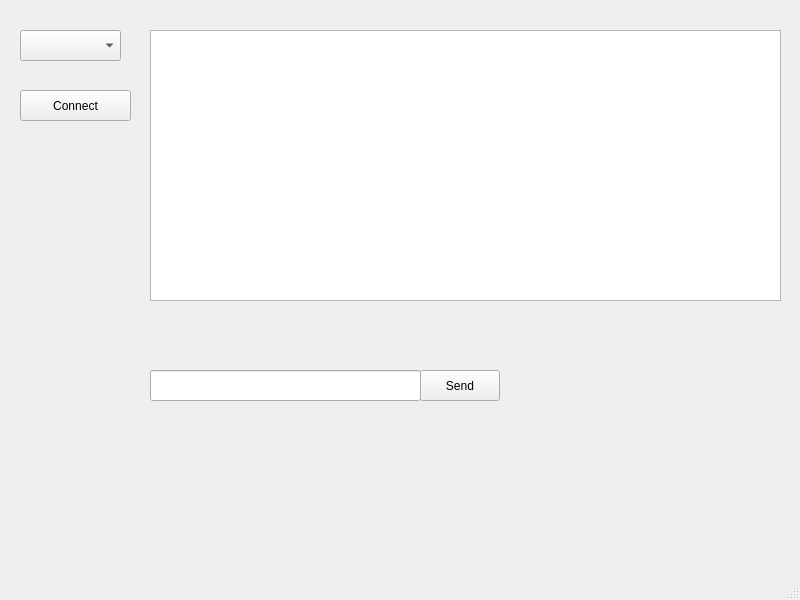
<?xml version="1.0" encoding="UTF-8"?>
<ui version="4.0">
 <class>MainWindow</class>
 <widget class="QMainWindow" name="MainWindow">
  <property name="geometry">
   <rect>
    <x>0</x>
    <y>0</y>
    <width>800</width>
    <height>600</height>
   </rect>
  </property>
  <property name="windowTitle">
   <string>MainWindow</string>
  </property>
  <widget class="QWidget" name="centralwidget">
   <widget class="QPushButton" name="connectPushButton">
    <property name="geometry">
     <rect>
      <x>20</x>
      <y>90</y>
      <width>111</width>
      <height>31</height>
     </rect>
    </property>
    <property name="text">
     <string>Connect</string>
    </property>
   </widget>
   <widget class="QTextBrowser" name="outputTextBrowser">
    <property name="geometry">
     <rect>
      <x>150</x>
      <y>30</y>
      <width>631</width>
      <height>271</height>
     </rect>
    </property>
   </widget>
   <widget class="QLineEdit" name="inputLineEdit">
    <property name="geometry">
     <rect>
      <x>150</x>
      <y>370</y>
      <width>271</width>
      <height>31</height>
     </rect>
    </property>
   </widget>
   <widget class="QComboBox" name="serialComboBox">
    <property name="geometry">
     <rect>
      <x>20</x>
      <y>30</y>
      <width>101</width>
      <height>31</height>
     </rect>
    </property>
   </widget>
   <widget class="QPushButton" name="sendPushButton">
    <property name="geometry">
     <rect>
      <x>420</x>
      <y>370</y>
      <width>80</width>
      <height>31</height>
     </rect>
    </property>
    <property name="text">
     <string>Send</string>
    </property>
   </widget>
  </widget>
  <widget class="QMenuBar" name="menubar">
   <property name="geometry">
    <rect>
     <x>0</x>
     <y>0</y>
     <width>800</width>
     <height>20</height>
    </rect>
   </property>
  </widget>
  <widget class="QStatusBar" name="statusbar"/>
 </widget>
 <resources/>
 <connections/>
</ui>
